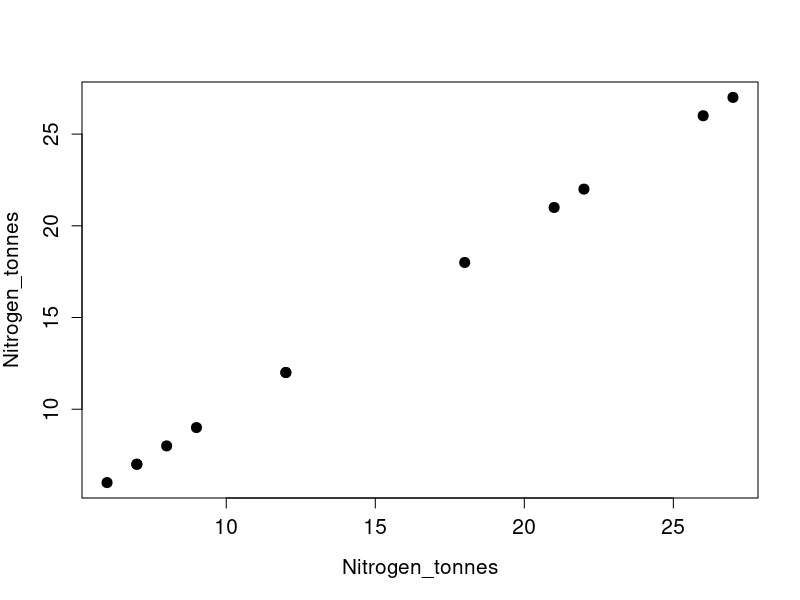

R code for this plot:
## ---- chunk 1
library(knitr);
nitrogen    <- c(22, 26, 27, 18, 12, 9, 7, 6, 7, 8, 12, 21);
evaporation <- c(0.3, 0.4, 0.9, 1.9, 2.7, 3.3, 3.4, 3.4, 2.3, 1.2, 0.5, 0.3);
rainfall    <- c(2.1, 1.5, 2.0, 1.5, 1.7, 1.9, 1.5, 1.4, 1.7, 1.9, 2.4, 2.2);
thames      <- data.frame(nitrogen, evaporation, rainfall);
rownames(thames) <- c("Jan", "Feb", "Mar", "Apr", "May", "Jun", "Jul", "Aug",
                      "Sep", "Oct", "Nov", "Dec");
colnames(thames) <- c("Nitrogen_(tonnes)", "Evaporation_(mm)", "Rainfall_(mm)");
write.csv(x = thames, file = "thames.csv");
kable(thames);
## ---- chunk 2
plot(x = nitrogen, y = nitrogen, xlab = "Nitrogen_tonnes", cex = 2,
     ylab = "Nitrogen_tonnes", cex.lab = 1.25, cex.axis = 1.25, pch = 20);
#png(file = "img/nitrogen-nitrogen.png");
#plot(x = nitrogen, y = nitrogen, xlab = "Nitrogen_tonnes", cex = 2,
#     ylab = "Nitrogen_tonnes", cex.lab = 1.25, cex.axis = 1.25, pch = 20);
#dev.off();
